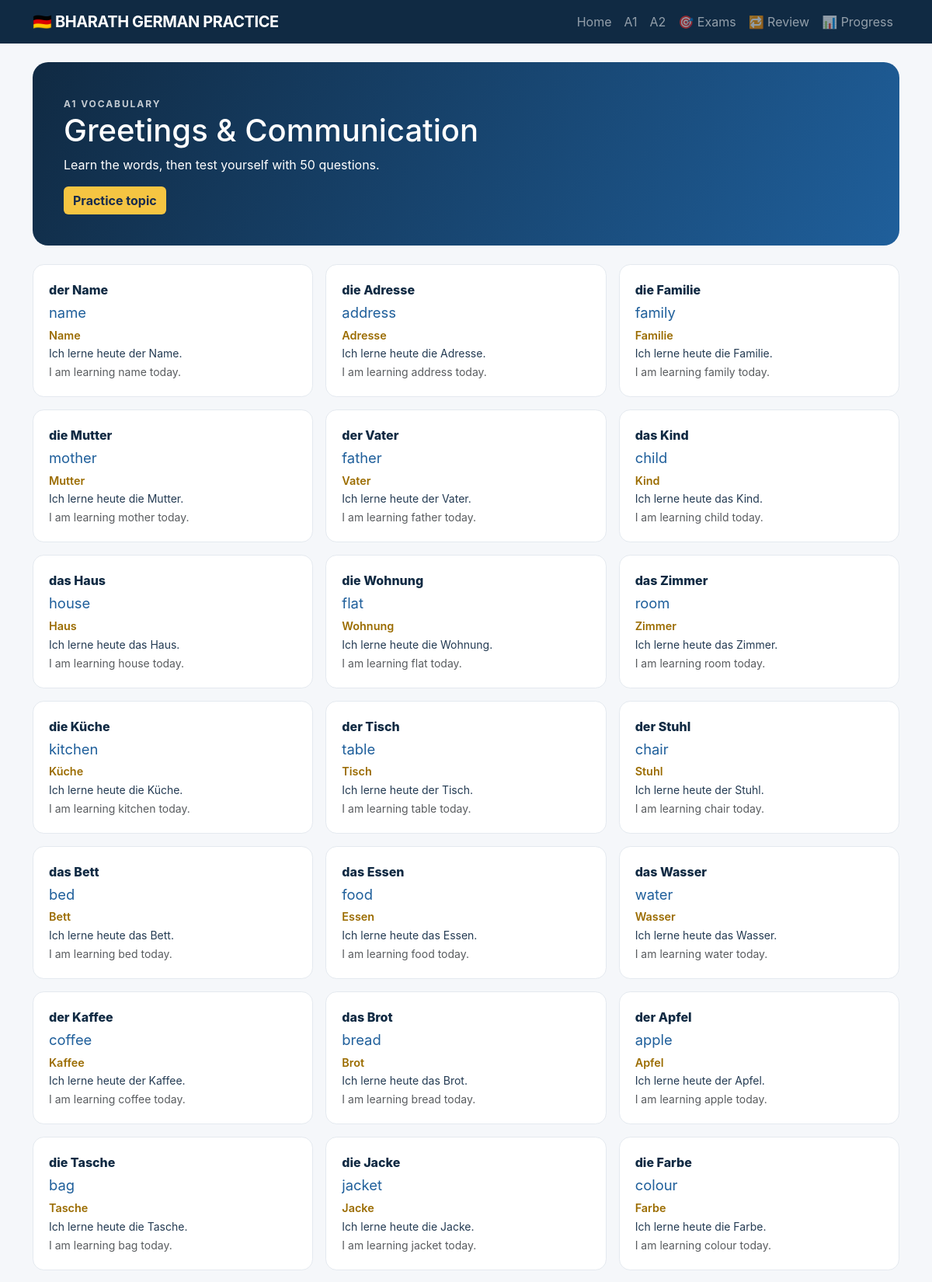
The page /vocabulary/topic/1 (upper part) on the database its author committed.
### tables this page shows
CREATE TABLE topics (
 id INTEGER PRIMARY KEY, level TEXT NOT NULL, kind TEXT NOT NULL, name TEXT NOT NULL,
 UNIQUE(level, kind, name)
);

CREATE TABLE words (
 id INTEGER PRIMARY KEY, german TEXT NOT NULL, english TEXT NOT NULL, article TEXT,
 pronunciation TEXT, plural TEXT, level TEXT NOT NULL, topic_id INTEGER NOT NULL,
 example_de TEXT, example_en TEXT, cefr TEXT, example_german TEXT, example_english TEXT, FOREIGN KEY(topic_id) REFERENCES topics(id)
);

### app.py (the view)
@app.route("/vocabulary/topic/<int:topic_id>")
def topic_detail(topic_id):
    topic = one("SELECT * FROM topics WHERE id=?", (topic_id,))
    if not topic:
        return ("Not found", 404)
    words = rows("SELECT * FROM words WHERE topic_id=? ORDER BY id", (topic_id,))
    return render_template("topic_detail.html", topic=topic, words=words)

### app.py (called while the page is built)
def db():
    conn = sqlite3.connect(DB_PATH)
    conn.row_factory = sqlite3.Row
    conn.execute("PRAGMA foreign_keys = ON")
    return conn

def rows(sql, params=()):
    with db() as conn:
        return conn.execute(sql, params).fetchall()

def one(sql, params=()):
    with db() as conn:
        return conn.execute(sql, params).fetchone()

@app.context_processor
def template_globals():
    return {"active": request.path}

### templates/topic_detail.html
{% extends "base.html" %}{% block content %}<div class="hero compact mb-4"><span class="eyebrow">{{ topic.level }} VOCABULARY</span><h1>{{ topic.name }}</h1><p>Learn the words, then test yourself with 50 questions.</p><a class="btn btn-yellow" href="/vocabulary/quiz/{{ topic.id }}">Practice topic</a></div><div class="row g-3">{% for word in words %}<div class="col-md-6 col-lg-4"><div class="word-card"><div class="german">{{ word.article }} {{ word.german }}</div><div class="english">{{ word.english }}</div><div class="pronunciation">{{ word.pronunciation }}</div><small>{{ word.example_german or word.example_de }}</small><br><small class="text-muted">{{ word.example_english or word.example_en }}</small></div></div>{% endfor %}</div>{% endblock %}

### static/css/style.css (style rules this page uses)
:root { --navy:#102a43;--blue:#1f5f9b;--yellow:#f5c542;--ink:#243b53;--muted:#627d98;--bg:#f5f7fa }
body { background:var(--bg);color:var(--ink);font-family:Inter,system-ui,-apple-system,Segoe UI,sans-serif }
.hero { background:linear-gradient(120deg,#102a43,#1f5f9b);color:#fff;border-radius:1.25rem }
.hero.compact { padding:2.5rem }
.eyebrow { font-size:.75rem;letter-spacing:.16em;font-weight:700;opacity:.75 }
.btn-yellow { background:var(--yellow);color:#172b4d;border:0;font-weight:700 }
.word-card { background:#fff;border:1px solid #e4e9ef;border-radius:.9rem;padding:1.25rem;color:var(--ink);text-decoration:none;display:block;height:100%;transition:.2s }
.german { font-weight:800;color:var(--navy) }
.english { font-size:1.15rem;color:var(--blue);margin:.25rem 0 }
.pronunciation { color:#9b6c00;font-weight:600;font-size:.9rem }

### rows shown on the page
topics: level "A1", name "Greetings & Communication"
words: article "der", german "Name", english "name", pronunciation "Name", example_german "Ich lerne heute der Name.", example_english "I am learning name today."
words: article "die", german "Adresse", english "address", pronunciation "Adresse", example_german "Ich lerne heute die Adresse.", example_english "I am learning address today."
words: article "die", german "Familie", english "family", pronunciation "Familie", example_german "Ich lerne heute die Familie.", example_english "I am learning family today."
words: article "die", german "Mutter", english "mother", pronunciation "Mutter", example_german "Ich lerne heute die Mutter.", example_english "I am learning mother today."
words: article "der", german "Vater", english "father", pronunciation "Vater", example_german "Ich lerne heute der Vater.", example_english "I am learning father today."
words: article "das", german "Kind", english "child", pronunciation "Kind", example_german "Ich lerne heute das Kind.", example_english "I am learning child today."
words: article "das", german "Haus", english "house", pronunciation "Haus", example_german "Ich lerne heute das Haus.", example_english "I am learning house today."
words: article "die", german "Wohnung", english "flat", pronunciation "Wohnung", example_german "Ich lerne heute die Wohnung.", example_english "I am learning flat today."
words: article "das", german "Zimmer", english "room", pronunciation "Zimmer", example_german "Ich lerne heute das Zimmer.", example_english "I am learning room today."
words: article "die", german "Küche", english "kitchen", pronunciation "Küche", example_german "Ich lerne heute die Küche.", example_english "I am learning kitchen today."
words: article "der", german "Tisch", english "table", pronunciation "Tisch", example_german "Ich lerne heute der Tisch.", example_english "I am learning table today."
words: article "der", german "Stuhl", english "chair", pronunciation "Stuhl", example_german "Ich lerne heute der Stuhl.", example_english "I am learning chair today."
words: article "das", german "Bett", english "bed", pronunciation "Bett", example_german "Ich lerne heute das Bett.", example_english "I am learning bed today."
words: article "das", german "Essen", english "food", pronunciation "Essen", example_german "Ich lerne heute das Essen.", example_english "I am learning food today."
words: article "das", german "Wasser", english "water", pronunciation "Wasser", example_german "Ich lerne heute das Wasser.", example_english "I am learning water today."
words: article "der", german "Kaffee", english "coffee", pronunciation "Kaffee", example_german "Ich lerne heute der Kaffee.", example_english "I am learning coffee today."
words: article "das", german "Brot", english "bread", pronunciation "Brot", example_german "Ich lerne heute das Brot.", example_english "I am learning bread today."
words: article "der", german "Apfel", english "apple", pronunciation "Apfel", example_german "Ich lerne heute der Apfel.", example_english "I am learning apple today."
words: article "die", german "Tasche", english "bag", pronunciation "Tasche", example_german "Ich lerne heute die Tasche.", example_english "I am learning bag today."
words: article "die", german "Jacke", english "jacket", pronunciation "Jacke", example_german "Ich lerne heute die Jacke.", example_english "I am learning jacket today."
words: article "die", german "Farbe", english "colour", pronunciation "Farbe", example_german "Ich lerne heute die Farbe.", example_english "I am learning colour today."
